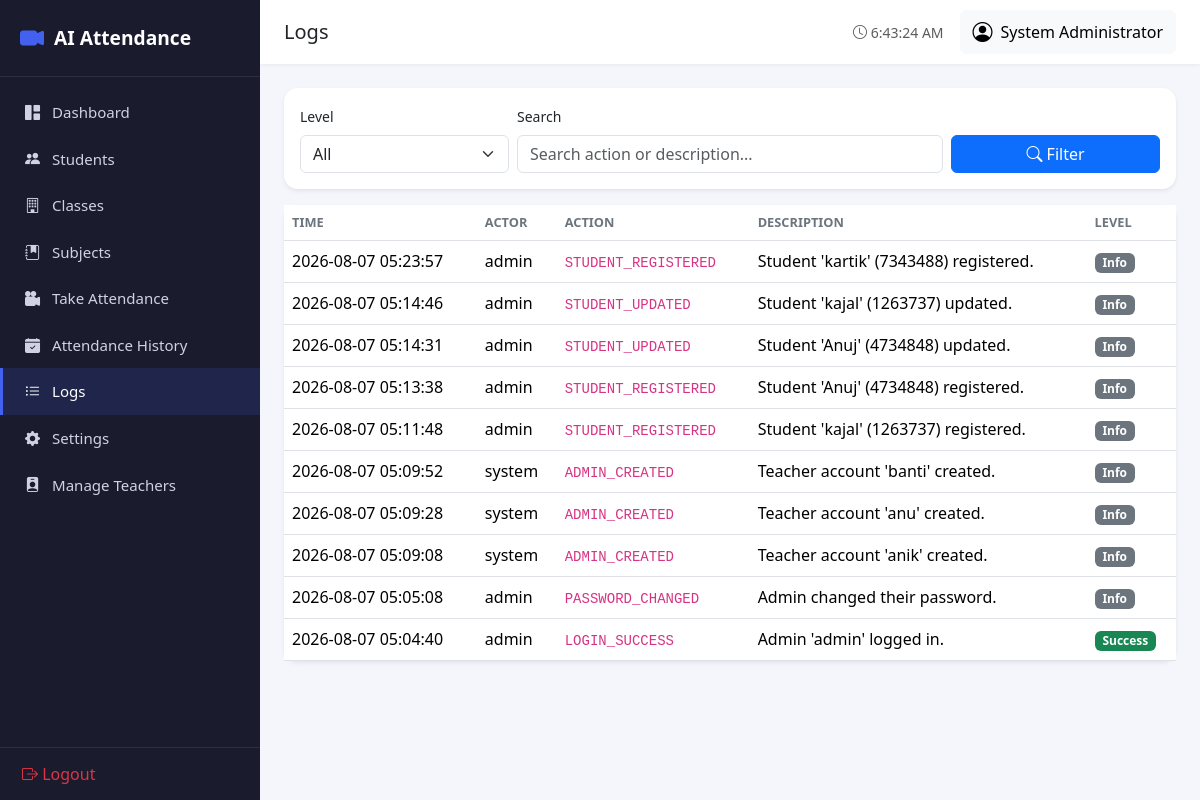
Page /logs/ (signed in) on the committed database.
### models/system_log.py (models this page shows, shortened)
class SystemLog(db.Model, TimestampMixin, SerializerMixin):
    __tablename__ = "system_logs"
    id = db.Column(db.Integer, primary_key=True, autoincrement=True)
    actor = db.Column(db.String(120), nullable=True)     # username / "system"
    action = db.Column(db.String(100), nullable=False)   # e.g. "STUDENT_REGISTERED"
    description = db.Column(db.Text, nullable=True)
    level = db.Column(db.String(20), nullable=False, default=LogLevel.INFO)
    ip_address = db.Column(db.String(45), nullable=True)

### routes/log_routes.py (the view)
@log_bp.route("/")
@roles_required("admin", "superadmin")
def index():
    pagination = log_controller.search(request.args)
    return render_template("admin/logs.html", pagination=pagination, args=request.args)

### controllers/log_controller.py (called while the page is built)
    def search(self, args):
        return self.log_service.search(
            level=args.get("level") or None,
            query=args.get("q") or None,
            page=safe_int(args.get("page"), 1),
            per_page=safe_int(args.get("per_page"), 50),
        )

### services/log_service.py (called while the page is built)
    def search(self, level: Optional[str] = None, query: Optional[str] = None, page: int = 1, per_page: int = 50):
        stmt = SystemLog.query
        if level:
            stmt = stmt.filter_by(level=level)
        if query:
            like = f"%{query.strip()}%"
            stmt = stmt.filter(SystemLog.description.ilike(like) | SystemLog.action.ilike(like))
        stmt = stmt.order_by(SystemLog.created_at.desc())
        return stmt.paginate(page=page, per_page=per_page, error_out=False)

### utils/helpers.py (called while the page is built)
def safe_int(value, default: Optional[int] = None) -> Optional[int]:
    try:
        return int(value)
    except (TypeError, ValueError):
        return default

### templates/admin/logs.html (shortened to what this page needs)
{% extends "base.html" %}
{% block title %}Logs{% endblock %}
{% block content %}
<div class="card shadow-sm mb-3">
    <div class="card-body">
        <form class="row g-2 align-items-end" method="GET">
            <div class="col-md-3">
                <label class="form-label small">Level</label>
                <select name="level" class="form-select">
                    <option value="">All</option>
                </select>
            </div>
            <div class="col-md-6">
                <label class="form-label small">Search</label>
                <input type="text" name="q" class="form-control" placeholder="Search action or description..." value="{{ args.get('q', '') }}">
            </div>
            <div class="col-md-3">
                <button class="btn btn-primary w-100"><i class="bi bi-search"></i> Filter</button>
            </div>
        </form>
    </div>
</div>
<div class="card shadow-sm">
    <div class="card-body p-0">
        <table class="table table-hover mb-0">
            <thead><tr><th>Time</th><th>Actor</th><th>Action</th><th>Description</th><th>Level</th></tr></thead>
            <tbody>
                {% for log in pagination.items %}
                <tr>
                    <td class="text-nowrap">{{ log.created_at.strftime('%Y-%m-%d %H:%M:%S') }}</td>
                    <td>{{ log.actor or 'system' }}</td>
                    <td><code>{{ log.action }}</code></td>
                    <td>{{ log.description }}</td>
                    <td>
                        <span class="badge bg-{{
                            'success' if log.level == 'success' else
                            'danger' if log.level == 'error' else
                            'warning' if log.level == 'warning' else 'secondary'
                        }}">{{ log.level | title }}</span>
                    </td>
                </tr>
                {% else %}
                <tr><td colspan="5" class="text-center text-muted py-4">No log entries found.</td></tr>
                {% endfor %}
            </tbody>
        </table>
    </div>
</div>
{% endblock %}

### static/css/style.css (style rules this page uses)
:root { --primary: #4361ee; --primary-dark: #3a56d4; --sidebar-width: 260px; --navbar-height: 64px; --bg-light: #f4f6fb; }
* { box-sizing: border-box; }
body { background-color: var(--bg-light); font-family: "Segoe UI", Roboto, -apple-system, sans-serif; margin: 0; }
.card { border: none; border-radius: 14px; }
.table thead th { font-size: 0.8rem; text-transform: uppercase; color: #6c757d; border-top: none; }

### rows in the picture
SystemLog: created_at "2026-08-07 05:23:57", actor "admin", action "STUDENT_REGISTERED", description "Student 'kartik' (7343488) registered.", level "Info"
SystemLog: created_at "2026-08-07 05:14:46", actor "admin", action "STUDENT_UPDATED", description "Student 'kajal' (1263737) updated.", level "Info"
SystemLog: created_at "2026-08-07 05:14:31", actor "admin", action "STUDENT_UPDATED", description "Student 'Anuj' (4734848) updated.", level "Info"
SystemLog: created_at "2026-08-07 05:13:38", actor "admin", action "STUDENT_REGISTERED", description "Student 'Anuj' (4734848) registered.", level "Info"
SystemLog: created_at "2026-08-07 05:11:48", actor "admin", action "STUDENT_REGISTERED", description "Student 'kajal' (1263737) registered.", level "Info"
SystemLog: created_at "2026-08-07 05:09:52", actor "system", action "ADMIN_CREATED", description "Teacher account 'banti' created.", level "Info"
SystemLog: created_at "2026-08-07 05:09:28", actor "system", action "ADMIN_CREATED", description "Teacher account 'anu' created.", level "Info"
SystemLog: created_at "2026-08-07 05:09:08", actor "system", action "ADMIN_CREATED", description "Teacher account 'anik' created.", level "Info"
SystemLog: created_at "2026-08-07 05:05:08", actor "admin", action "PASSWORD_CHANGED", description "Admin changed their password.", level "Info"
SystemLog: created_at "2026-08-07 05:04:40", actor "admin", action "LOGIN_SUCCESS", description "Admin 'admin' logged in.", level "Success"

### other values in the picture
{{ session.get('full_name', 'Admin') }} "System Administrator"
